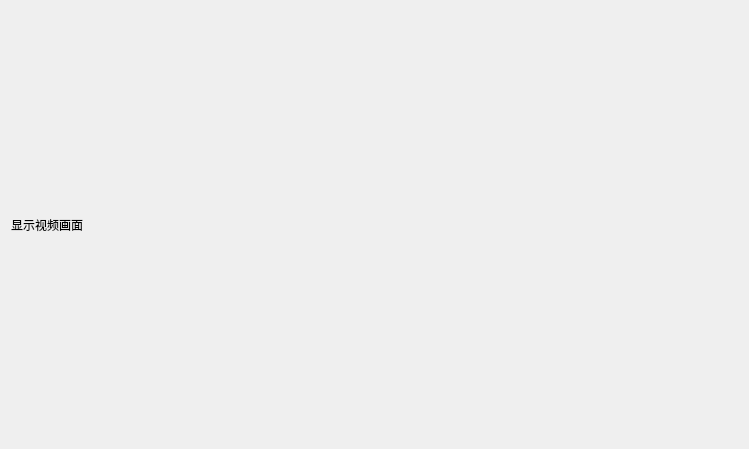
<?xml version="1.0" encoding="UTF-8"?>
<ui version="4.0">
 <class>DisplayWind</class>
 <widget class="QWidget" name="DisplayWind">
  <property name="geometry">
   <rect>
    <x>0</x>
    <y>0</y>
    <width>749</width>
    <height>449</height>
   </rect>
  </property>
  <property name="windowTitle">
   <string>Form</string>
  </property>
  <layout class="QGridLayout" name="gridLayout">
   <item row="0" column="0">
    <widget class="QLabel" name="label">
     <property name="text">
      <string>显示视频画面 </string>
     </property>
    </widget>
   </item>
  </layout>
 </widget>
 <resources/>
 <connections/>
</ui>
